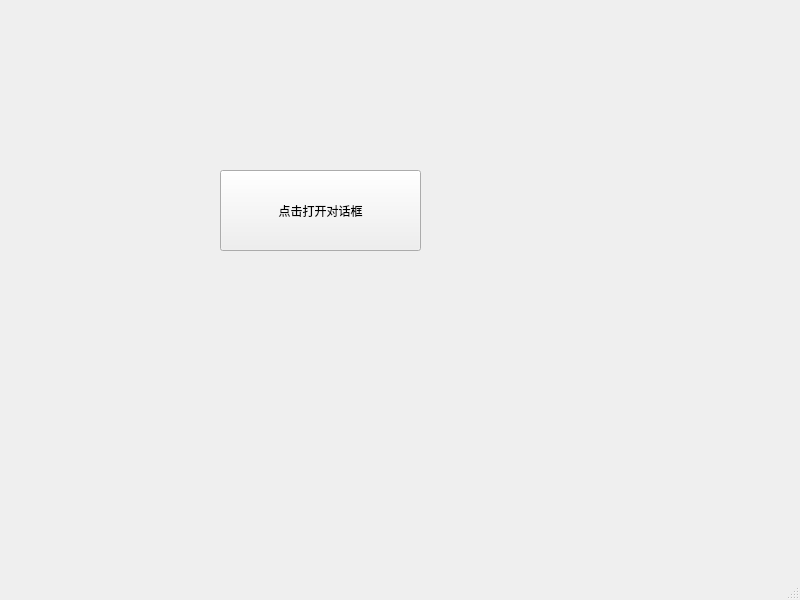
<?xml version="1.0" encoding="UTF-8"?>
<ui version="4.0">
 <class>MainWindow</class>
 <widget class="QMainWindow" name="MainWindow">
  <property name="geometry">
   <rect>
    <x>0</x>
    <y>0</y>
    <width>800</width>
    <height>600</height>
   </rect>
  </property>
  <property name="windowTitle">
   <string>MainWindow</string>
  </property>
  <widget class="QWidget" name="centralwidget">
   <widget class="QPushButton" name="pushButton">
    <property name="geometry">
     <rect>
      <x>220</x>
      <y>170</y>
      <width>201</width>
      <height>81</height>
     </rect>
    </property>
    <property name="text">
     <string>点击打开对话框</string>
    </property>
   </widget>
  </widget>
  <widget class="QMenuBar" name="menubar">
   <property name="geometry">
    <rect>
     <x>0</x>
     <y>0</y>
     <width>800</width>
     <height>22</height>
    </rect>
   </property>
  </widget>
  <widget class="QStatusBar" name="statusbar"/>
 </widget>
 <resources/>
 <connections/>
</ui>
